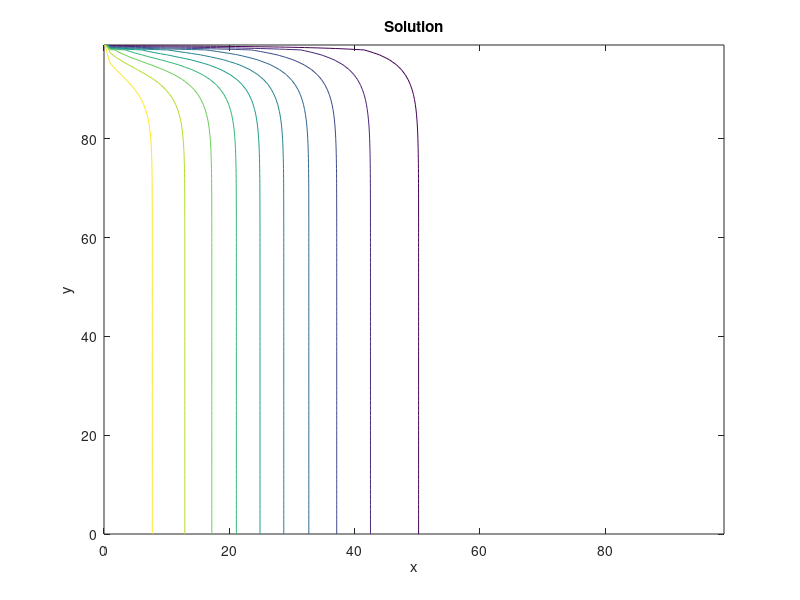

Write the MATLAB code that produced this figure.
clear;close all;clc;

% Input parameters.
nodes = [100, 100]; % x nodes, y nodes.
u = 0.1;
v = 0.2;
dh = 1; % dh = dx = dy.
dt = 1; % timestep.
timesteps = 200;
alpha = 1; % Physical constant.
twall = 1.0; % Left-hand wall temperature.

% Derived inputs.
L = dh*[nodes(1)-1, nodes(2)-1] ; % x , y dimensions of physical domain.
ck = dh/dt;
csq = ck.^2;
omega = 1 / (2*alpha/(dt*csq)+0.5);

% Initialize.
rho = zeros(nodes(2),nodes(1));
f1 = zeros(nodes(2),nodes(1));
f2 = zeros(nodes(2),nodes(1));
f3 = zeros(nodes(2),nodes(1));
f4 = zeros(nodes(2),nodes(1));
feq1 = zeros(nodes(2),nodes(1));
feq2 = zeros(nodes(2),nodes(1));
feq3 = zeros(nodes(2),nodes(1));
feq4 = zeros(nodes(2),nodes(1));

% Main loop.
for iter = 1:timesteps
    % Collision
    feq1 = 0.25*rho*(1 + 2*u/ck);
    feq2 = 0.25*rho*(1 - 2*u/ck);
    feq3 = 0.25*rho*(1 + 2*v/ck);
    feq4 = 0.25*rho*(1 - 2*v/ck);
    f1 = omega*feq1 + (1-omega)*f1;
    f2 = omega*feq2 + (1-omega)*f2;
    f3 = omega*feq3 + (1-omega)*f3;
    f4 = omega*feq4 + (1-omega)*f4;
    % Streaming
    f1(:,2:end) = f1(:,1:end-1);
    f2(:,1:end-1) = f2(:,2:end);
    f3(2:end,:) = f3(1:end-1,:);
    f4(1:end-1,:) = f4(2:end,:);
    % Boundary conditions
    f1(2:end,1) = 0.5 - f2(2:end,1); % Left boundary, T = 1.0.
    f3(2:end,1) = 0.5 - f4(2:end,1); % Left boundary, T = 1.0.
    f1(2:end,end) = 0; % Right boundary, T = 0.
    f2(2:end,end) = 0; % Right boundary, T = 0.
    f3(2:end,end) = 0; % Right boundary, T = 0.
    f4(2:end,end) = 0; % Right boundary, T = 0.
%     f1(1,2:end) = 0; % Bottom boundary, T = 0.
%     f2(1,2:end) = 0; % Bottom boundary, T = 0.
%     f3(1,2:end) = 0; % Bottom boundary, T = 0.
%     f4(1,2:end) = 0; % Bottom boundary, T = 0.
    f1(1,2:end) = f1(2,2:end); % Bottom boundary, Adiabatic.
    f2(1,2:end) = f2(2,2:end); % Bottom boundary, Adiabatic.
    f3(1,2:end) = f3(2,2:end); % Bottom boundary, Adiabatic.
    f4(1,2:end) = f4(2,2:end); % Bottom boundary, Adiabatic.
    f1(end,2:end) = 0; % Top boundary, T = 0.
    f2(end,2:end) = 0; % Top boundary, T = 0.
    f3(end,2:end) = 0; % Top boundary, T = 0.
    f4(end,2:end) = 0; % Top boundary, T = 0.
    % Compute solution
    rho = f1+f2+f3+f4;
end

% Plotting results!
x = linspace(0,L(1),nodes(1))';
y = linspace(0,L(2),nodes(2))';
[X, Y] = meshgrid(x,y);
contour(X, Y, rho);
title('Solution');
xlabel('x');
ylabel('y');





